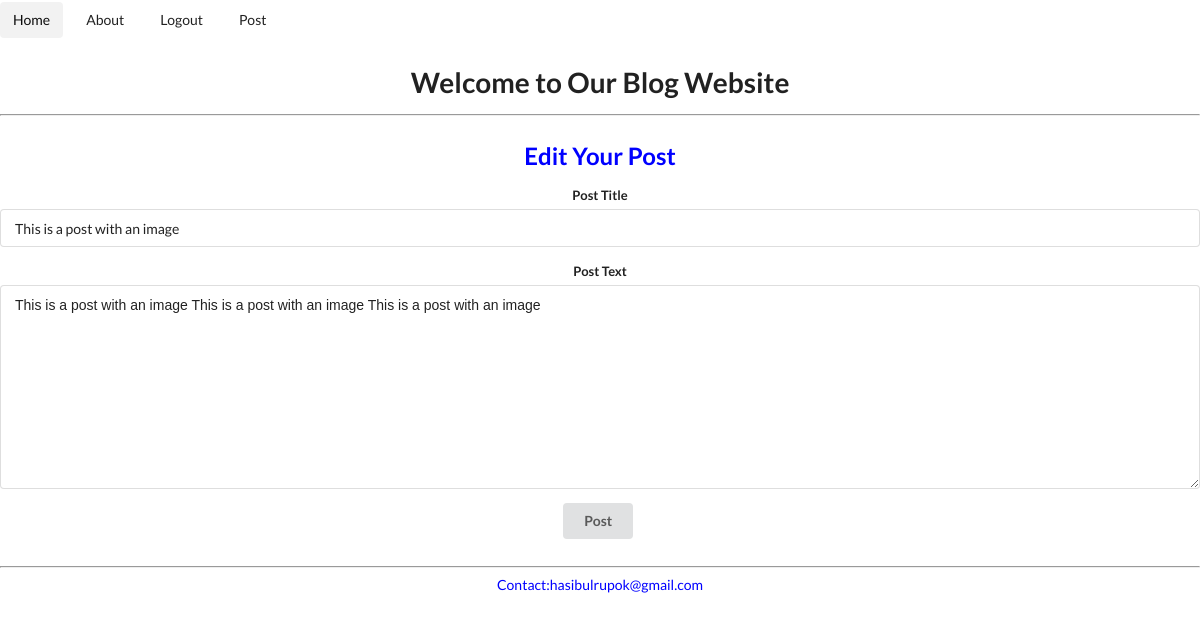
The page /blog/edit/6 (signed in) on the database its author committed.
### blog/models.py (models this page shows)
class Post(models.Model):
    title = models.CharField(max_length=128)
    text = models.TextField()
    date_posted = models.DateTimeField(default=timezone.now)
    author = models.ForeignKey(User, on_delete=models.CASCADE)
    post_image = models.ImageField(null=True, blank=True, upload_to ='post_images/')

### blog/views.py (the view)
# urls.py: path('edit/<int:id>', views.edit, name='blog-edit'),
@login_required
def edit(request, id):
    p = Post.objects.get(id = id)
    if(request.method == 'GET'):
        Context = {
            'post' : p
        }
        return render(request, 'html/edit.html', Context)
    elif(request.method == 'POST'):
        p.title = request.POST.get('title', '')
        p.text = request.POST.get('text', '')
        p.save()
        return redirect('blog-home')

### blog/templates/html/edit.html (shortened to what this page needs)
{% extends 'html/base.html' %}
{% block content %}
    <h2>Edit Your Post</h2>
    <form class="ui form" method="POST" accept="{% url 'blog-post' %}">
        <div class="field">
            <label>Post Title</label>
            <input type="text" name="title" value="{{ post.title }}">
        </div>
        <div class="field">
            <label>Post Text</label>
            <textarea name="text" id="" cols="50" rows="10" placeholder="write something">{{ post.text }}</textarea>
        </div>
        <button class="ui button" type="submit">Post</button>
    </form>
{% endblock %}

### blog/static/css/main.css (style rules this page uses)
body { text-align: center; }
h2, footer { color: blue; }

### rows shown on the page
Post: title "This is a post with an image", text "This is a post with an image This is a post with an image This is a post with an image"
